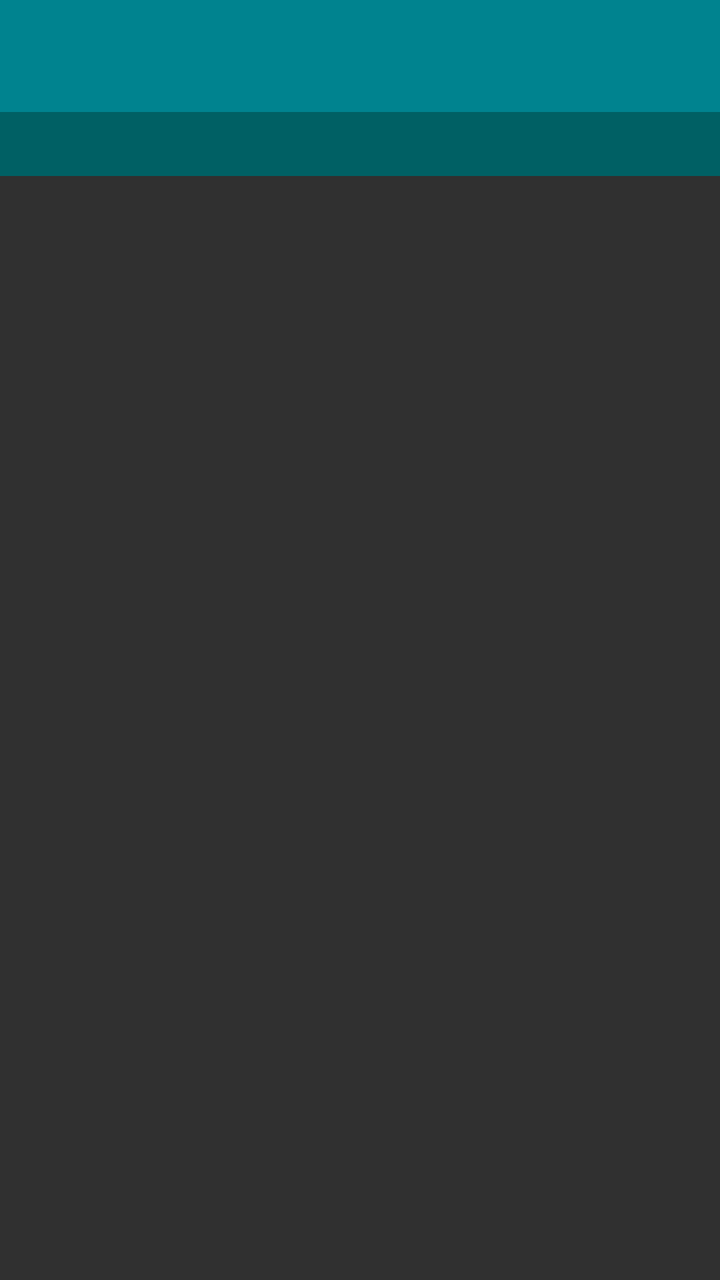
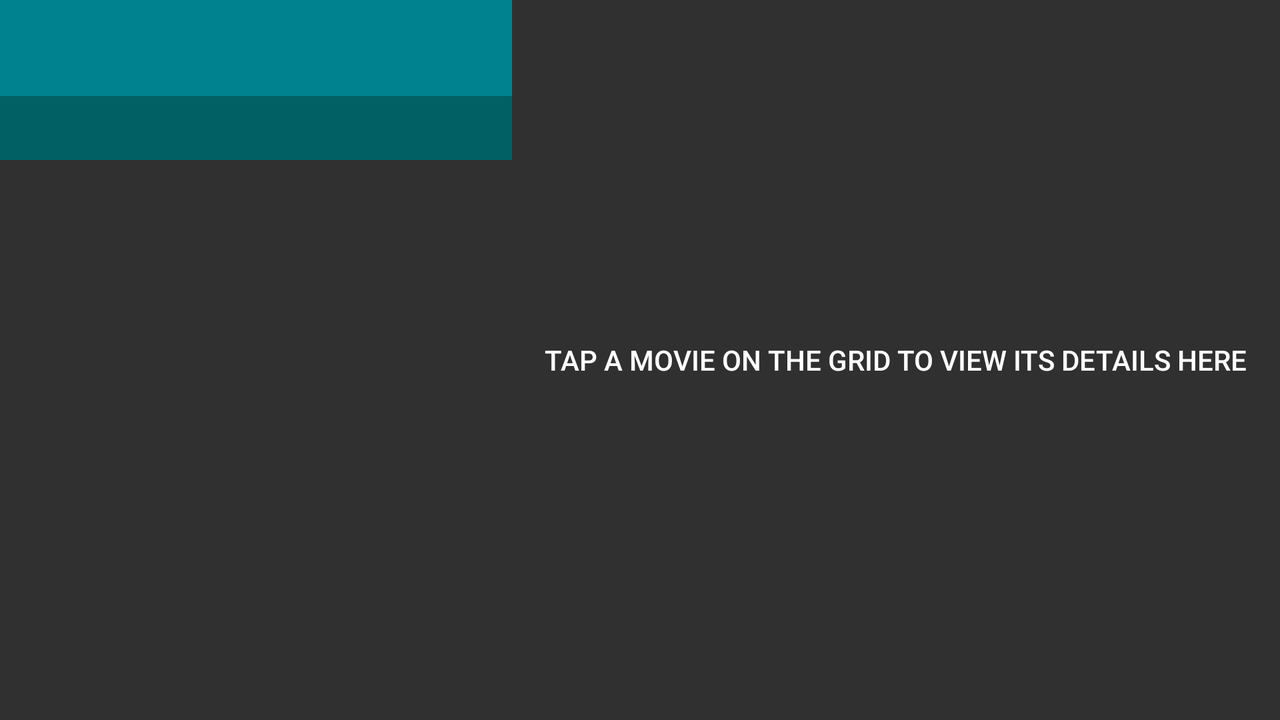

An Android layout and its configuration variant, each rendered on a device that would load it. The default file and the variant file are quoted in full after the pictures.
<!-- AndroidManifest.xml: application theme AppTheme -->
<!-- res/layout/activity_search.xml -->
<?xml version="1.0" encoding="utf-8"?>
<android.support.v4.widget.DrawerLayout xmlns:android="http://schemas.android.com/apk/res/android"
    xmlns:tools="http://schemas.android.com/tools"
    android:id="@+id/drawer_layout"
    android:layout_width="match_parent"
    android:layout_height="match_parent"
    android:fitsSystemWindows="true">

    <LinearLayout xmlns:android="http://schemas.android.com/apk/res/android"
        xmlns:tools="http://schemas.android.com/tools"
        android:layout_width="match_parent"
        android:layout_height="match_parent"
        android:fitsSystemWindows="true"
        android:orientation="vertical"
        tools:context=".SearchResultsActivity">

        <include
            layout="@layout/app_bar_main"
            android:layout_width="match_parent"
            android:layout_height="wrap_content" />

        <GridView
            android:id="@+id/gridview"
            android:layout_width="match_parent"
            android:layout_height="match_parent"
            android:clipToPadding="false"
            android:horizontalSpacing="4dp"
            android:numColumns="@integer/num_col"
            android:paddingLeft="@dimen/horizontal_padding"
            android:paddingRight="@dimen/horizontal_padding"
            android:paddingTop="4dp"
            android:verticalSpacing="4dp" />

    </LinearLayout>
</android.support.v4.widget.DrawerLayout>
<!-- res/layout/app_bar_main.xml (included above) -->
<?xml version="1.0" encoding="utf-8"?>
<android.support.design.widget.CoordinatorLayout xmlns:android="http://schemas.android.com/apk/res/android"
    xmlns:app="http://schemas.android.com/apk/res-auto"
    xmlns:tools="http://schemas.android.com/tools"
    android:layout_width="match_parent"
    android:layout_height="match_parent"
    tools:context="thedorkknightrises.moviespop.MainActivity">

    <android.support.design.widget.AppBarLayout
        android:layout_width="match_parent"
        android:layout_height="wrap_content"
        android:theme="@style/AppTheme.AppBarOverlay">

        <android.support.v7.widget.Toolbar
            android:id="@+id/toolbar"
            android:layout_width="match_parent"
            android:layout_height="?attr/actionBarSize"
            android:background="?attr/colorPrimary"
            app:popupTheme="@style/AppTheme.PopupOverlay">
        </android.support.v7.widget.Toolbar>

        <TextView
            android:id="@+id/label"
            android:layout_width="match_parent"
            android:layout_height="32dp"
            android:background="@color/colorPrimaryDark"
            android:gravity="center"
            android:textAppearance="@style/TextAppearance.AppCompat.Widget.Button" />


    </android.support.design.widget.AppBarLayout>

</android.support.design.widget.CoordinatorLayout>
<!-- resources referenced by this layout -->
<resources>
  <color name="colorPrimaryDark">#006064</color>
  <dimen name="horizontal_padding">4dp</dimen>
  <integer name="num_col">2</integer>
  <style name="AppTheme.AppBarOverlay" parent="ThemeOverlay.AppCompat.Dark.ActionBar" />
  <style name="AppTheme.PopupOverlay" parent="Theme.AppCompat.Dialog.Alert" />
  <!-- from res/values-v21/ -->
  <style name="AppTheme" parent="Theme.AppCompat">
          
          <item name="colorPrimary">@color/colorPrimary</item>
          <item name="colorPrimaryDark">@color/colorPrimary</item>
          <item name="colorAccent">@color/colorAccent</item>
          <item name="android:windowDrawsSystemBarBackgrounds">true</item>
          <item name="android:statusBarColor">@color/colorPrimaryDark</item>
          <item name="android:windowAllowEnterTransitionOverlap">true</item>
          <item name="android:windowAllowReturnTransitionOverlap">true</item>
          <item name="android:windowContentTransitions">true</item>
      </style>
  <color name="colorPrimary">#00838f</color>
  <color name="colorAccent">#ff315b</color>
</resources>
<!-- res/layout-land/activity_search.xml (the repository's variant of the layout above) -->
<!-- drawn on the phone turned sideways -->
<?xml version="1.0" encoding="utf-8"?>
<android.support.v4.widget.DrawerLayout xmlns:android="http://schemas.android.com/apk/res/android"
    android:id="@+id/drawer_layout"
    android:layout_width="match_parent"
    android:layout_height="match_parent"
    android:fitsSystemWindows="true">

    <LinearLayout xmlns:android="http://schemas.android.com/apk/res/android"
        android:layout_width="match_parent"
        android:layout_height="match_parent"
        android:baselineAligned="false"
        android:fitsSystemWindows="true"
        android:orientation="horizontal">

        <LinearLayout
            android:layout_width="0px"
            android:layout_height="match_parent"
            android:layout_weight="2"
            android:fitsSystemWindows="true"
            android:orientation="vertical">

            <include
                layout="@layout/app_bar_main"
                android:layout_width="match_parent"
                android:layout_height="wrap_content" />

            <GridView
                android:id="@+id/gridview"
                android:layout_width="match_parent"
                android:layout_height="match_parent"
                android:clipToPadding="false"
                android:horizontalSpacing="4dp"
                android:numColumns="@integer/num_col"
                android:paddingLeft="@dimen/horizontal_padding"
                android:paddingRight="@dimen/horizontal_padding"
                android:paddingTop="4dp"
                android:verticalSpacing="4dp" />

        </LinearLayout>

        <FrameLayout
            android:id="@+id/details"
            android:layout_width="0px"
            android:layout_height="match_parent"
            android:layout_weight="3">

            <TextView
                android:id="@+id/blankText"
                android:layout_width="wrap_content"
                android:layout_height="wrap_content"
                android:layout_gravity="center"
                android:gravity="center"
                android:padding="@dimen/activity_horizontal_margin"
                android:text="@string/blank_fragment"
                android:textAppearance="?android:attr/textAppearanceButton" />
        </FrameLayout>

    </LinearLayout>

</android.support.v4.widget.DrawerLayout>
<!-- resources referenced by the variant -->
<!-- as the phone turned sideways resolves them -->
<resources>
  <color name="colorPrimaryDark">#006064</color>
  <!-- from res/values-land/ -->
  <dimen name="activity_horizontal_margin">16dp</dimen>
  <dimen name="horizontal_padding">4dp</dimen>
  <!-- from res/values-w480dp/ -->
  <integer name="num_col">3</integer>
  <string name="blank_fragment">Tap a movie on the grid to view its details here</string>
  <style name="AppTheme.AppBarOverlay" parent="ThemeOverlay.AppCompat.Dark.ActionBar" />
  <style name="AppTheme.PopupOverlay" parent="Theme.AppCompat.Dialog.Alert" />
  <!-- from res/values-v21/ -->
  <style name="AppTheme" parent="Theme.AppCompat">
          
          <item name="colorPrimary">@color/colorPrimary</item>
          <item name="colorPrimaryDark">@color/colorPrimary</item>
          <item name="colorAccent">@color/colorAccent</item>
          <item name="android:windowDrawsSystemBarBackgrounds">true</item>
          <item name="android:statusBarColor">@color/colorPrimaryDark</item>
          <item name="android:windowAllowEnterTransitionOverlap">true</item>
          <item name="android:windowAllowReturnTransitionOverlap">true</item>
          <item name="android:windowContentTransitions">true</item>
      </style>
  <color name="colorPrimary">#00838f</color>
  <color name="colorAccent">#ff315b</color>
</resources>
